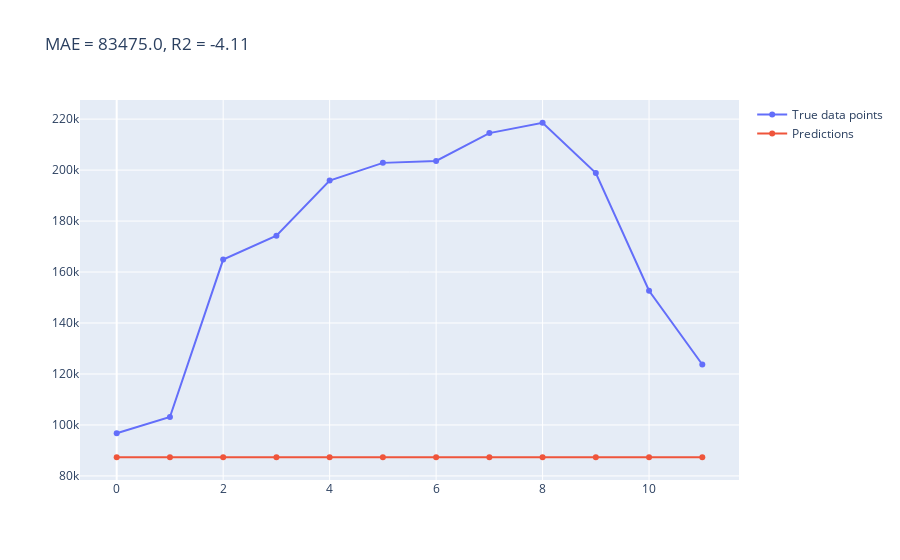

Notebook code for this chart:
### Code cell
plot_test_vs_predictions(test
                         , 'cnt'
                         , 'pred3')

### Figure 1 — Plotly figure (JSON) as saved in the notebook; plotly's stock layout.template omitted (floating-point values rounded to 4 significant figures)
{"data": [{"name": "True data points", "type": "scatter", "y": [96744, 103137, 164875, 174224, 195865, 202830, 203607, 214503, 218573, 198841, 152664, 123713]}, {"name": "Predictions", "type": "scatter", "y": [87323, 87323, 87323, 87323, 87323, 87323, 87323, 87323, 87323, 87323, 87323, 87323]}], "layout": {"title": {"text": "MAE = 83475.0, R2 = -4.11"}}}
